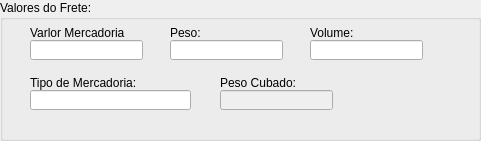
   <widget class="QGroupBox" name="gBox_valores">
    <property name="geometry">
     <rect>
      <x>10</x>
      <y>110</y>
      <width>481</width>
      <height>141</height>
     </rect>
    </property>
    <property name="title">
     <string>Valores do Frete:</string>
    </property>
    <widget class="QLineEdit" name="edt_valor_merc">
     <property name="geometry">
      <rect>
       <x>30</x>
       <y>40</y>
       <width>113</width>
       <height>20</height>
      </rect>
     </property>
    </widget>
    <widget class="QLineEdit" name="edt_peso">
     <property name="geometry">
      <rect>
       <x>170</x>
       <y>40</y>
       <width>113</width>
       <height>20</height>
      </rect>
     </property>
    </widget>
    <widget class="QLineEdit" name="edt_volume">
     <property name="geometry">
      <rect>
       <x>310</x>
       <y>40</y>
       <width>113</width>
       <height>20</height>
      </rect>
     </property>
    </widget>
    <widget class="QLineEdit" name="edit_tipo_merc">
     <property name="geometry">
      <rect>
       <x>30</x>
       <y>90</y>
       <width>161</width>
       <height>20</height>
      </rect>
     </property>
    </widget>
    <widget class="QLineEdit" name="edit_peso_cubo">
     <property name="enabled">
      <bool>false</bool>
     </property>
     <property name="geometry">
      <rect>
       <x>220</x>
       <y>90</y>
       <width>113</width>
       <height>20</height>
      </rect>
     </property>
    </widget>
    <widget class="QLabel" name="label_21">
     <property name="geometry">
      <rect>
       <x>30</x>
       <y>25</y>
       <width>111</width>
       <height>16</height>
      </rect>
     </property>
     <property name="text">
      <string>Varlor Mercadoria</string>
     </property>
    </widget>
    <widget class="QLabel" name="label_22">
     <property name="geometry">
      <rect>
       <x>170</x>
       <y>25</y>
       <width>111</width>
       <height>16</height>
      </rect>
     </property>
     <property name="text">
      <string>Peso:</string>
     </property>
    </widget>
    <widget class="QLabel" name="label_23">
     <property name="geometry">
      <rect>
       <x>310</x>
       <y>25</y>
       <width>111</width>
       <height>16</height>
      </rect>
     </property>
     <property name="text">
      <string>Volume:</string>
     </property>
    </widget>
    <widget class="QLabel" name="label_24">
     <property name="geometry">
      <rect>
       <x>30</x>
       <y>75</y>
       <width>111</width>
       <height>16</height>
      </rect>
     </property>
     <property name="text">
      <string>Tipo de Mercadoria:</string>
     </property>
    </widget>
    <widget class="QLabel" name="label_25">
     <property name="geometry">
      <rect>
       <x>220</x>
       <y>75</y>
       <width>111</width>
       <height>16</height>
      </rect>
     </property>
     <property name="text">
      <string>Peso Cubado:</string>
     </property>
    </widget>
   </widget>
